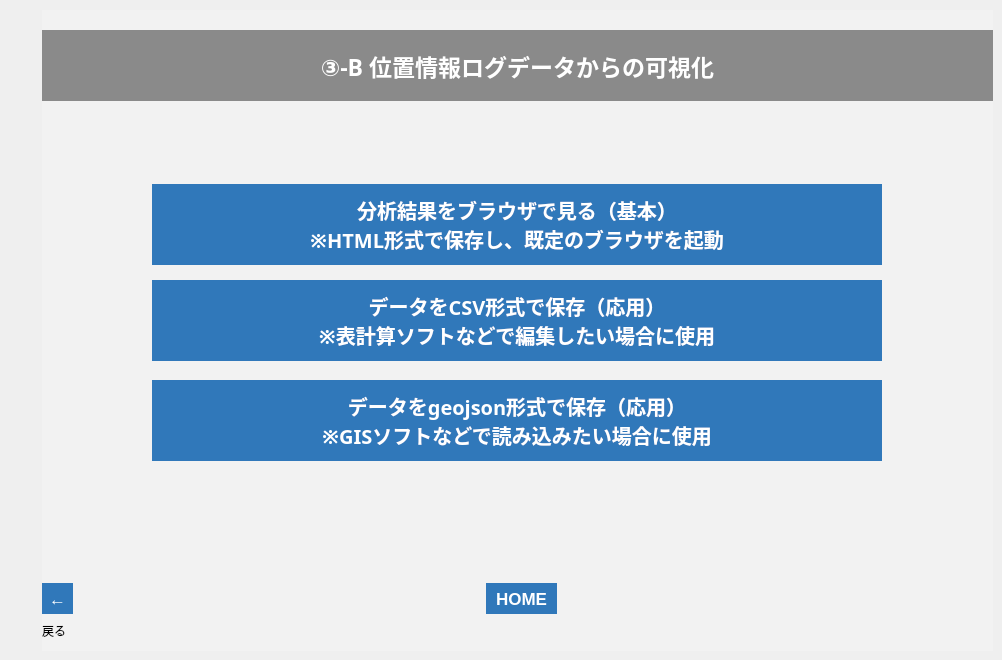
   <widget class="QWidget" name="tab_26">
    <attribute name="title">
     <string>003_10</string>
    </attribute>
    <widget class="QFrame" name="frame_30">
     <property name="geometry">
      <rect>
       <x>42</x>
       <y>10</y>
       <width>951</width>
       <height>641</height>
      </rect>
     </property>
     <property name="styleSheet">
      <string notr="true">background-color: rgb(242, 242, 242);</string>
     </property>
     <property name="frameShape">
      <enum>QFrame::NoFrame</enum>
     </property>
     <property name="frameShadow">
      <enum>QFrame::Plain</enum>
     </property>
     <property name="lineWidth">
      <number>0</number>
     </property>
     <widget class="QLabel" name="label_103">
      <property name="geometry">
       <rect>
        <x>0</x>
        <y>610</y>
        <width>50</width>
        <height>21</height>
       </rect>
      </property>
      <property name="text">
       <string>戻る</string>
      </property>
     </widget>
     <widget class="QToolButton" name="btn_003_9_b">
      <property name="geometry">
       <rect>
        <x>0</x>
        <y>573</y>
        <width>31</width>
        <height>31</height>
       </rect>
      </property>
      <property name="font">
       <font>
        <pointsize>13</pointsize>
        <weight>75</weight>
        <bold>true</bold>
       </font>
      </property>
      <property name="styleSheet">
       <string notr="true">background-color: rgb(48,120,186);
color: rgb(255, 255, 255);
border: none;</string>
      </property>
      <property name="text">
       <string>←</string>
      </property>
     </widget>
     <widget class="QLabel" name="label_116">
      <property name="geometry">
       <rect>
        <x>0</x>
        <y>20</y>
        <width>951</width>
        <height>71</height>
       </rect>
      </property>
      <property name="font">
       <font>
        <family>游ゴシック</family>
        <pointsize>17</pointsize>
        <weight>75</weight>
        <bold>true</bold>
       </font>
      </property>
      <property name="styleSheet">
       <string notr="true">background-color: rgb(138, 138, 138);
color: rgb(255, 255, 255);</string>
      </property>
      <property name="text">
       <string>③-B 位置情報ログデータからの可視化</string>
      </property>
      <property name="alignment">
       <set>Qt::AlignCenter</set>
      </property>
     </widget>
     <widget class="QLabel" name="label_117">
      <property name="geometry">
       <rect>
        <x>390</x>
        <y>420</y>
        <width>211</width>
        <height>81</height>
       </rect>
      </property>
      <property name="font">
       <font>
        <family>游ゴシック</family>
        <pointsize>11</pointsize>
        <weight>75</weight>
        <bold>true</bold>
       </font>
      </property>
      <property name="styleSheet">
       <string notr="true">border-color: rgb(220, 220, 220);</string>
      </property>
      <property name="frameShape">
       <enum>QFrame::Box</enum>
      </property>
      <property name="lineWidth">
       <number>0</number>
      </property>
      <property name="midLineWidth">
       <number>0</number>
      </property>
      <property name="text">
       <string/>
      </property>
      <property name="alignment">
       <set>Qt::AlignLeading|Qt::AlignLeft|Qt::AlignVCenter</set>
      </property>
     </widget>
     <widget class="QPushButton" name="btn_export_csv_003_2">
      <property name="geometry">
       <rect>
        <x>110</x>
        <y>270</y>
        <width>730</width>
        <height>81</height>
       </rect>
      </property>
      <property name="font">
       <font>
        <family>游ゴシック</family>
        <pointsize>15</pointsize>
        <weight>75</weight>
        <bold>true</bold>
       </font>
      </property>
      <property name="autoFillBackground">
       <bool>false</bool>
      </property>
      <property name="styleSheet">
       <string notr="true">background-color: rgb(48,120,186);
color: rgb(255, 255, 255);
border: none;</string>
      </property>
      <property name="text">
       <string>データをCSV形式で保存（応用）
※表計算ソフトなどで編集したい場合に使用</string>
      </property>
     </widget>
     <widget class="QToolButton" name="btn_home_25">
      <property name="geometry">
       <rect>
        <x>444</x>
        <y>573</y>
        <width>71</width>
        <height>31</height>
       </rect>
      </property>
      <property name="font">
       <font>
        <pointsize>13</pointsize>
        <weight>75</weight>
        <bold>true</bold>
       </font>
      </property>
      <property name="styleSheet">
       <string notr="true">background-color: rgb(48,120,186);
color: rgb(255, 255, 255);
border: none;</string>
      </property>
      <property name="text">
       <string>HOME</string>
      </property>
     </widget>
     <widget class="QPushButton" name="btn_export_html_003_2">
      <property name="geometry">
       <rect>
        <x>110</x>
        <y>174</y>
        <width>730</width>
        <height>81</height>
       </rect>
      </property>
      <property name="font">
       <font>
        <family>游ゴシック</family>
        <pointsize>15</pointsize>
        <weight>75</weight>
        <bold>true</bold>
       </font>
      </property>
      <property name="autoFillBackground">
       <bool>false</bool>
      </property>
      <property name="styleSheet">
       <string notr="true">background-color: rgb(48,120,186);
color: rgb(255, 255, 255);
border: none;</string>
      </property>
      <property name="text">
       <string>分析結果をブラウザで見る（基本）
※HTML形式で保存し、既定のブラウザを起動</string>
      </property>
     </widget>
     <widget class="QPushButton" name="btn_export_geojson_003_3">
      <property name="geometry">
       <rect>
        <x>110</x>
        <y>370</y>
        <width>730</width>
        <height>81</height>
       </rect>
      </property>
      <property name="font">
       <font>
        <family>游ゴシック</family>
        <pointsize>15</pointsize>
        <weight>75</weight>
        <bold>true</bold>
       </font>
      </property>
      <property name="autoFillBackground">
       <bool>false</bool>
      </property>
      <property name="styleSheet">
       <string notr="true">background-color: rgb(48,120,186);
color: rgb(255, 255, 255);
border: none;</string>
      </property>
      <property name="text">
       <string>データをgeojson形式で保存（応用）
※GISソフトなどで読み込みたい場合に使用</string>
      </property>
     </widget>
    </widget>
   </widget>
